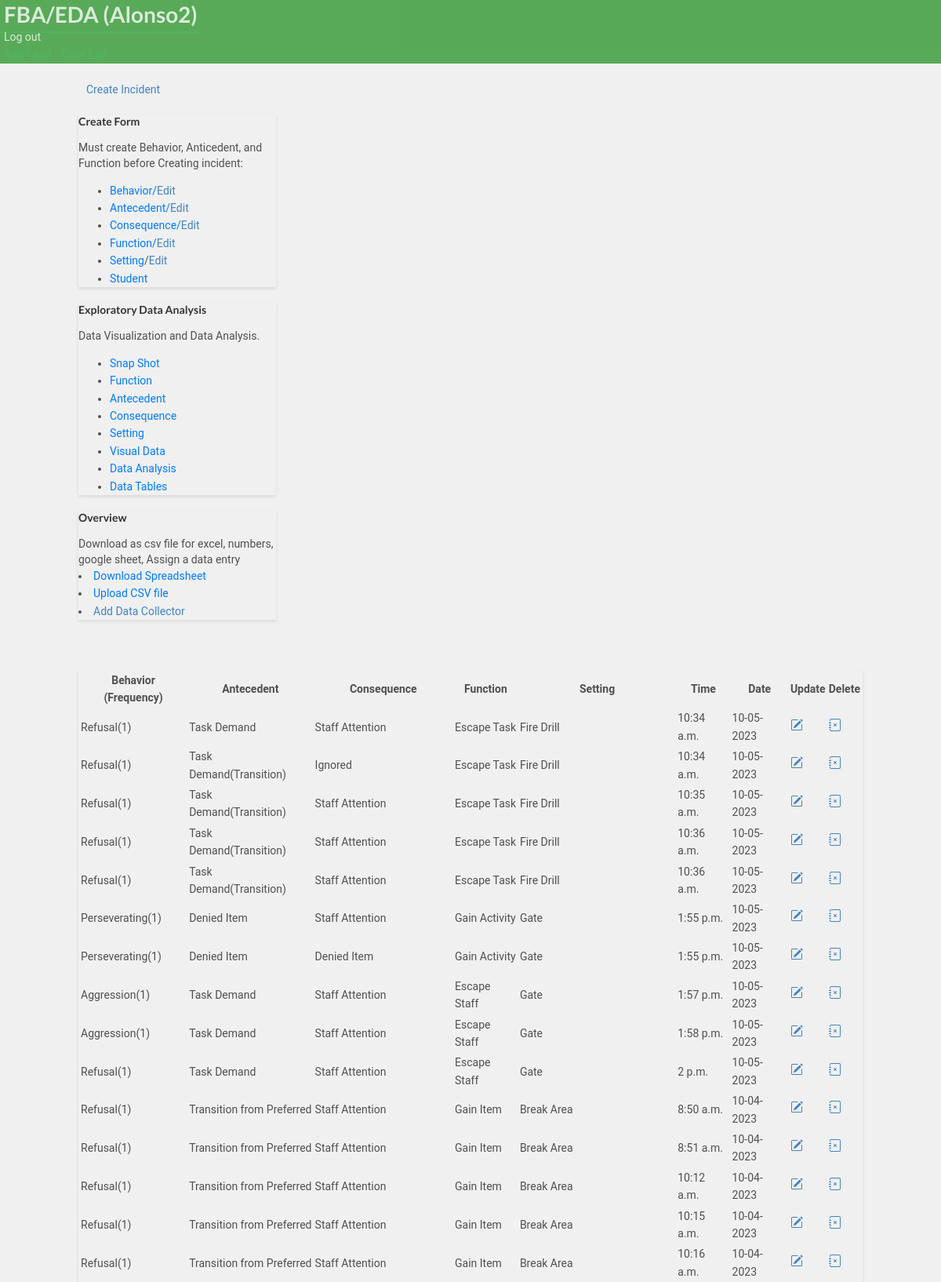
The page /dashboard/2/ (signed in, upper part) on the database its author committed.
### bip/models.py (models this page shows, shortened)
class Case(models.Model):
        student= models.ForeignKey(Student,on_delete=models.CASCADE)
        behavior = models.ForeignKey(Behavior, on_delete=models.CASCADE)
        user = models.ForeignKey(User, on_delete=models.CASCADE, default=None)
        anticedent = models.ForeignKey(Anticedent,on_delete=models.CASCADE, verbose_name='Antecedent')
        function = models.ForeignKey(Function,on_delete=models.CASCADE)
        consequence = models.ForeignKey(Consequence,on_delete=models.CASCADE)
        enviroment = models.ForeignKey(Enviroment,on_delete=models.CASCADE, null=True, blank=True, verbose_name='Setting')
        date_created = models.DateField(null=True, blank=True, default=timezone.now)
        duration = models.PositiveIntegerField(null=True, blank=True, verbose_name='Duration')
        time = models.TimeField(null=True, blank=True)
        frequency = models.PositiveIntegerField(null=True, blank=True,  default=1, verbose_name='Frequency')
        class Meta:
            ordering = ['-date_created']

class Behavior(models.Model):
        behaviorincident = models.CharField(max_length=30,verbose_name= 'Behavior')
        behavior_definition = models.CharField(null=True, blank=True, max_length=1000,verbose_name= 'Behavior Definition')
        student= models.ForeignKey(Student,on_delete=models.CASCADE)
        user = models.ForeignKey(User, on_delete=models.CASCADE,  default=None)
        def __str__(self):
          return self.behaviorincident

class Anticedent(models.Model):
        anticedentincident = models.CharField(max_length=50,verbose_name= 'Anticedent', null=True, blank=True)
        student= models.ForeignKey(Student,on_delete=models.CASCADE)
        anticedent_definition = models.CharField(null=True, blank=True, max_length=1000)
        user = models.ForeignKey(User, on_delete=models.CASCADE,  default=None)
        def __str__(self):
          return self.anticedentincident

class Consequence(models.Model):
        behaviorconsequence = models.CharField(max_length=30, null=True, blank=True,verbose_name= 'Consequence')
        student= models.ForeignKey(Student,on_delete=models.CASCADE)
        user = models.ForeignKey(User, on_delete=models.CASCADE,  default=None)
        def __str__(self):
          return self.behaviorconsequence

class Function(models.Model):
        behaviorfunction = models.CharField(max_length=30, null=True, blank=True,verbose_name= 'Function')
        student= models.ForeignKey(Student,on_delete=models.CASCADE)
        user = models.ForeignKey(User, on_delete=models.CASCADE,  default=None)
        def __str__(self):
          return self.behaviorfunction

class Enviroment(models.Model):
        behaviorenviroment = models.CharField(max_length=50, null=True, blank=True,verbose_name= 'Setting')
        student= models.ForeignKey(Student,on_delete=models.CASCADE)
        user = models.ForeignKey(User, on_delete=models.CASCADE,  default=None)
        def __str__(self):
          return self.behaviorenviroment

### bip/views.py (the view)
# urls.py: path('dashboard/<pk>/', views.dashboard, name='dashboard'),
@login_required(login_url='case_manager_login')
@user_passes_test(is_case_manager)
def dashboard(request, pk):
    student = get_object_or_404(Student, pk=pk)
    student_behaviors = student.case_set.all()
    student_time = student.case_set.filter(time__isnull=False).first()
    student_duration = student.case_set.filter(duration__isnull=False).first()
    student_enviroment = student.case_set.filter(enviroment__isnull=False).first()
    behavior = Behavior.objects.all()
    context = {
    'student_behaviors': student_behaviors,
    "student":student,
    'student_time':student_time,
    'student_duration':student_duration,
    'student_enviroment':student_enviroment,
               }
    return render(request, 'bip/dashboard.html',context, )

### bip/context_processors.py (called while the page is built)
def user_context(request):
    user = get_user(request)
    return {'user': user}

### bip/views.py (called while the page is built)
def is_case_manager(user):
    return user.groups.filter(name='CASE MANAGER').exists()

### bip/templates/bip/dashboard.html (shortened to what this page needs)
{% extends 'partials/base.html' %}
{% block content %}
<br>
<div class="container my-4">
  <div class="nav-button">
    <a class="btn btn-outline-info" href="{% url 'bip:create_incident' student.id %}">Create Incident</a>
  </div>
<div class="row">
  <div class="col-md">
    <div class="card card" style="width: 18rem;">
      <div class="card-body">
        <h5 class="card-title">Create Form</h5>
        <p class="card-text">Must create Behavior, Anticedent, and Function  before Creating incident:</p>
              <ul class="list-group list-group-flush">
                      <li class="list-group-item"><a  href="{% url 'bip:create_behavior' student.id %}" class="card-link">Behavior/</a><a href="{% url 'bip:edit_behavior' student.id %}" >Edit</a></li>
                      <li class="list-group-item"><a href="{% url 'bip:create_anticedent' student.id %}" class="card-link">Antecedent/</a><a href="{% url 'bip:edit_anticedent' student.id %}">Edit</a></li>
                      <li class="list-group-item"><a href="{% url 'bip:create_consequence' student.id %}" class="card-link">Consequence/</a><a href="{% url 'bip:edit_consequence' student.id %}">Edit</a></li>
                      <li class="list-group-item"><a  href="{% url 'bip:create_function' student.id %}" class="card-link">Function/</a><a  href="{% url 'bip:edit_function' student.id %}">Edit</a></li>
                      <li class="list-group-item"><a  href="{% url 'bip:create_setting' student.id %}" class="card-link">Setting</a>/<a  href="{% url 'bip:edit_setting' student.id %}">Edit</a></li>
                      <li class="list-group-item"><a  href="{% url 'bip:student_profile' student.id %}" class="card-link">Student</a></li>
              </ul>
    </div>
  </div>
</div>
  <div class="col-md">
    <div class="card card" style="width: 18rem;">
      <div class="card-body">
        <h5 class="card-title">Exploratory Data Analysis</h5>
        <p class="card-text"> Data Visualization and Data Analysis.</p>
      </div>
      <ul class="list-group list-group-flush">
        <li class="list-group-item"><a href="{% url 'bip:snapshot' student.id %}" class="card-link">Snap Shot</a></li>
        <li class="list-group-item"><a href="{% url 'bip:function' student.pk %}" class="card-link">Function</a></li>
        <li class="list-group-item"><a href="{% url 'bip:anticedent' student.pk %}" class="card-link">Antecedent</a></li>
        <li class="list-group-item"><a href="{% url 'bip:consequence' student.pk %}" class="card-link">Consequence</a></li>
        <li class="list-group-item"><a href="{% url 'bip:setting' student.pk %}" class="card-link">Setting</a></li>
        <li class="list-group-item"><a a href="{% url 'bip:chart' student.id %}" class="card-link">Visual Data</a></li>
       <li class="list-group-item"><a a href="{% url 'bip:filter_data' student.id %}" class="card-link">Data Analysis</a></li>
       <li class="list-group-item"><a a href="{% url 'bip:raw_data' student.id %}" class="card-link">Data Tables</a></li>
      </ul>
    </div>
  </div>
  <div class="col-md">
    <div class="card card" style="width: 18rem;">
      <div class="card-body">
        <h5 class="card-title">Overview</h5>
        <p class="card-text">Download as csv file for excel, numbers, google sheet, Assign a data entry</p>
      </div>
        <li class="list-group-item"><a href="{% url 'bip:export' student.id %}" class="card-link">Download Spreadsheet</a></li>
        <li class="list-group-item"><a href="{% url 'bip:upload_options' student.id %}" class="card-link">Upload CSV file</a></li>
       <li class="list-group-item"><a  href="{% url 'bip:assign_data_entry' student.id %}">Add Data Collector</a></li>
    </div>
  </div>
</div>
<br>
<div class="row">
  <div class="col-md">
    <div class="card card-body">
      <table class="table table-striped">
        <tr>
          <th>Behavior (Frequency)</th>
          <th>Antecedent</th>
          <th>Consequence</th>
          <th>Function</th>
          {% if student_enviroment %}
          <th>Setting</th>
          {% endif %}
          {% if student_time %}
        <th>Time</th>
        {% endif %}
          <th>Date</th>
          <th>Update</th>
          <th>Delete</th>
        </tr>
        {% for incident in student_behaviors %}
        <tr>
          <td>{{incident.behavior }}({{incident.frequency }})</td>
          <td>{{incident.anticedent}}</td>
          <td>{{incident.consequence}}</td>
          <td>{{incident.function}}</td>
          {% if incident.enviroment%}
          <td>{{incident.enviroment}}</td>
          {% endif %}
          {% if incident.time %}
          <td>{{incident.time}}</td>
          {% endif %}
          <td>{{incident.date_created|date:'m-d-Y'}}</td>
          <td> <a class="btn btn-warning" href="{% url 'bip:updatepost' pk=incident.pk student_id=incident.student_id %}" ></a></td>
          <td> <a class="btn btn-danger" href="{% url 'bip:delete_post' pk=incident.pk  %}"></a></td>
           {% endfor%}
        </tr>
      </table>
    </div>
  </div>
</div>
</div>
{% endblock %}

### bip/templates/partials/nav.html (shortened to what this page needs)
  <nav class="navbar navbar-dark ">
          <div class="navbar navbar-expand-lg">
                    {% if user.is_authenticated  %}
                    <div class="navbar-new">
                    <h1 class="logo"> <a class="colorwhite" href="">FBA/EDA ({{ user.username }})</a></h1>
          </div>
              <a class='colorwhite' class="nav-item nav-link" href="{% url 'bip:logout' %}"  >Log out</a>
          </div>
                 <div class="navbar-nav ml-auto">
              <a class="nav-item nav-link" href="{% url 'bip:create_student' %}">Add Case</a>
              <a class="nav-item nav-link" href="{% url 'bip:for_user' username=user.username %}">Case List</a>
                </div>
        {% endif %}
</nav>

### staticfiles/static_cdn/static_root/css/style.css (style rules this page uses)
body { background: white; }
.navbar { opacity: 0.8; transition: 0.5s; background-color: #393; color: white; opacity: 0.8; transition: 0.5s; }
.navbar .colorwhite { color: white; ; text-decoration: none; padding: 5px; }
.nav-link { color: #28a745; text-decoration: none; padding: 5px; }

### bip/templates/bip/dashboard.html (style rules this page uses)
body { font-family: 'Roboto', sans-serif; background-color: #f0f0f0; color: #505050; line-height: 1.6; }
.container { max-width: 1000px; margin: auto; }
.nav-button { margin-bottom: 20px; }
.btn-outline-info { width: 100%; padding: 10px; margin-bottom: 20px; }
.card { margin-bottom: 20px; box-shadow: 0 2px 4px rgba(0, 0, 0, 0.1); }
.card-title { color: #333; }
.card-link { color: #007bff; }
.table { margin-top: 20px; }

### rows shown on the page
Case: behavior "Refusal", frequency "1", anticedent "Task Demand", consequence "Staff Attention", function "Escape Task", enviroment "Fire Drill", time "10:34 a.m.", date_created "10-05-2023"
Case: behavior "Refusal", frequency "1", anticedent "Task Demand(Transition)", consequence "Ignored", function "Escape Task", enviroment "Fire Drill", time "10:34 a.m.", date_created "10-05-2023"
Case: behavior "Refusal", frequency "1", anticedent "Task Demand(Transition)", consequence "Staff Attention", function "Escape Task", enviroment "Fire Drill", time "10:35 a.m.", date_created "10-05-2023"
Case: behavior "Refusal", frequency "1", anticedent "Task Demand(Transition)", consequence "Staff Attention", function "Escape Task", enviroment "Fire Drill", time "10:36 a.m.", date_created "10-05-2023"
Case: behavior "Refusal", frequency "1", anticedent "Task Demand(Transition)", consequence "Staff Attention", function "Escape Task", enviroment "Fire Drill", time "10:36 a.m.", date_created "10-05-2023"
Case: behavior "Perseverating", frequency "1", anticedent "Denied Item", consequence "Staff Attention", function "Gain Activity", enviroment "Gate", time "1:55 p.m.", date_created "10-05-2023"
Case: behavior "Perseverating", frequency "1", anticedent "Denied Item", consequence "Denied Item", function "Gain Activity", enviroment "Gate", time "1:55 p.m.", date_created "10-05-2023"
Case: behavior "Aggression", frequency "1", anticedent "Task Demand", consequence "Staff Attention", function "Escape Staff", enviroment "Gate", time "1:57 p.m.", date_created "10-05-2023"
Case: behavior "Aggression", frequency "1", anticedent "Task Demand", consequence "Staff Attention", function "Escape Staff", enviroment "Gate", time "1:58 p.m.", date_created "10-05-2023"
Case: behavior "Refusal", frequency "1", anticedent "Task Demand", consequence "Staff Attention", function "Escape Staff", enviroment "Gate", time "2 p.m.", date_created "10-05-2023"
Case: behavior "Refusal", frequency "1", anticedent "Transition from Preferred", consequence "Staff Attention", function "Gain Item", enviroment "Break Area", time "8:50 a.m.", date_created "10-04-2023"
Case: behavior "Refusal", frequency "1", anticedent "Transition from Preferred", consequence "Staff Attention", function "Gain Item", enviroment "Break Area", time "8:51 a.m.", date_created "10-04-2023"
Case: behavior "Refusal", frequency "1", anticedent "Transition from Preferred", consequence "Staff Attention", function "Gain Item", enviroment "Break Area", time "10:12 a.m.", date_created "10-04-2023"
Case: behavior "Refusal", frequency "1", anticedent "Transition from Preferred", consequence "Staff Attention", function "Gain Item", enviroment "Break Area", time "10:15 a.m.", date_created "10-04-2023"
Case: behavior "Refusal", frequency "1", anticedent "Transition from Preferred", consequence "Staff Attention", function "Gain Item", enviroment "Break Area", time "10:16 a.m.", date_created "10-04-2023"

### other values the page prints
{{ user.username }} "Alonso2"
